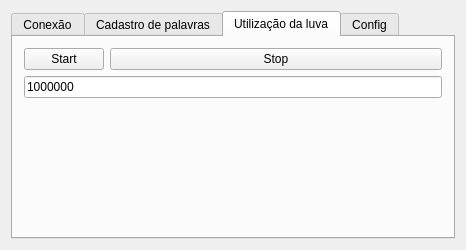
<?xml version="1.0" encoding="UTF-8"?>
<ui version="4.0">
 <class>MainWindow</class>
 <widget class="QMainWindow" name="MainWindow">
  <property name="geometry">
   <rect>
    <x>0</x>
    <y>0</y>
    <width>466</width>
    <height>241</height>
   </rect>
  </property>
  <property name="windowTitle">
   <string>MainWindow</string>
  </property>
  <widget class="QWidget" name="centralWidget">
   <layout class="QGridLayout" name="gridLayout_2">
    <item row="0" column="0">
     <widget class="QTabWidget" name="tabWidget">
      <property name="currentIndex">
       <number>2</number>
      </property>
      <property name="iconSize">
       <size>
        <width>16</width>
        <height>32</height>
       </size>
      </property>
      <widget class="QWidget" name="tab">
       <attribute name="title">
        <string>Conexão</string>
       </attribute>
       <layout class="QGridLayout" name="gridLayout">
        <item row="3" column="0">
         <widget class="QPushButton" name="Desconectar">
          <property name="maximumSize">
           <size>
            <width>16777215</width>
            <height>16777215</height>
           </size>
          </property>
          <property name="text">
           <string>Desconectar</string>
          </property>
         </widget>
        </item>
        <item row="1" column="0">
         <widget class="QWidget" name="widget" native="true">
          <property name="minimumSize">
           <size>
            <width>0</width>
            <height>120</height>
           </size>
          </property>
          <property name="maximumSize">
           <size>
            <width>16777215</width>
            <height>150</height>
           </size>
          </property>
          <layout class="QHBoxLayout" name="horizontalLayout_2">
           <item>
            <widget class="QLabel" name="HostLabel">
             <property name="maximumSize">
              <size>
               <width>50</width>
               <height>16777215</height>
              </size>
             </property>
             <property name="text">
              <string>Host</string>
             </property>
            </widget>
           </item>
           <item>
            <widget class="QComboBox" name="HostInput">
             <property name="minimumSize">
              <size>
               <width>150</width>
               <height>100</height>
              </size>
             </property>
             <property name="editable">
              <bool>true</bool>
             </property>
             <item>
              <property name="text">
               <string>192.168.0.100</string>
              </property>
             </item>
             <item>
              <property name="text">
               <string>10.0.0.119</string>
              </property>
             </item>
            </widget>
           </item>
           <item>
            <widget class="QLabel" name="PortaLabel">
             <property name="maximumSize">
              <size>
               <width>50</width>
               <height>16777215</height>
              </size>
             </property>
             <property name="text">
              <string>Porta</string>
             </property>
            </widget>
           </item>
           <item>
            <widget class="QLineEdit" name="PortaInput">
             <property name="minimumSize">
              <size>
               <width>130</width>
               <height>100</height>
              </size>
             </property>
             <property name="maximumSize">
              <size>
               <width>80</width>
               <height>16777215</height>
              </size>
             </property>
             <property name="text">
              <string>4000</string>
             </property>
            </widget>
           </item>
          </layout>
         </widget>
        </item>
        <item row="2" column="0">
         <widget class="QPushButton" name="Conectar">
          <property name="text">
           <string>Conectar</string>
          </property>
         </widget>
        </item>
       </layout>
      </widget>
      <widget class="QWidget" name="tab_2">
       <attribute name="title">
        <string>Cadastro de palavras</string>
       </attribute>
       <layout class="QGridLayout" name="gridLayout_4">
        <item row="0" column="0">
         <widget class="QFrame" name="frame">
          <property name="frameShape">
           <enum>QFrame::StyledPanel</enum>
          </property>
          <property name="frameShadow">
           <enum>QFrame::Raised</enum>
          </property>
          <layout class="QGridLayout" name="gridLayout_3">
           <item row="0" column="0">
            <widget class="QComboBox" name="comboBox">
             <item>
              <property name="text">
               <string>A</string>
              </property>
             </item>
             <item>
              <property name="text">
               <string>B</string>
              </property>
             </item>
             <item>
              <property name="text">
               <string>C</string>
              </property>
             </item>
             <item>
              <property name="text">
               <string>D</string>
              </property>
             </item>
             <item>
              <property name="text">
               <string>E</string>
              </property>
             </item>
             <item>
              <property name="text">
               <string>F</string>
              </property>
             </item>
             <item>
              <property name="text">
               <string>G</string>
              </property>
             </item>
             <item>
              <property name="text">
               <string>H</string>
              </property>
             </item>
             <item>
              <property name="text">
               <string>I</string>
              </property>
             </item>
             <item>
              <property name="text">
               <string>J</string>
              </property>
             </item>
             <item>
              <property name="text">
               <string>K</string>
              </property>
             </item>
             <item>
              <property name="text">
               <string>L</string>
              </property>
             </item>
             <item>
              <property name="text">
               <string>M</string>
              </property>
             </item>
             <item>
              <property name="text">
               <string>N</string>
              </property>
             </item>
             <item>
              <property name="text">
               <string>O</string>
              </property>
             </item>
             <item>
              <property name="text">
               <string>P</string>
              </property>
             </item>
             <item>
              <property name="text">
               <string>Q</string>
              </property>
             </item>
             <item>
              <property name="text">
               <string>R</string>
              </property>
             </item>
             <item>
              <property name="text">
               <string>S</string>
              </property>
             </item>
             <item>
              <property name="text">
               <string>T</string>
              </property>
             </item>
             <item>
              <property name="text">
               <string>U</string>
              </property>
             </item>
             <item>
              <property name="text">
               <string>V</string>
              </property>
             </item>
             <item>
              <property name="text">
               <string>W</string>
              </property>
             </item>
             <item>
              <property name="text">
               <string>X</string>
              </property>
             </item>
             <item>
              <property name="text">
               <string>Y</string>
              </property>
             </item>
             <item>
              <property name="text">
               <string>Z</string>
              </property>
             </item>
            </widget>
           </item>
          </layout>
         </widget>
        </item>
        <item row="1" column="0">
         <widget class="QPushButton" name="Cadastrar">
          <property name="text">
           <string>Cadastrar</string>
          </property>
         </widget>
        </item>
       </layout>
      </widget>
      <widget class="QWidget" name="tab_3">
       <attribute name="title">
        <string>Utilização da luva</string>
       </attribute>
       <layout class="QFormLayout" name="formLayout">
        <item row="0" column="0">
         <widget class="QPushButton" name="start">
          <property name="text">
           <string>Start</string>
          </property>
         </widget>
        </item>
        <item row="0" column="1">
         <widget class="QPushButton" name="stop">
          <property name="text">
           <string>Stop</string>
          </property>
         </widget>
        </item>
        <item row="1" column="0" colspan="2">
         <widget class="QLineEdit" name="lineEdit">
          <property name="text">
           <string>1000000</string>
          </property>
         </widget>
        </item>
       </layout>
      </widget>
      <widget class="QWidget" name="tab_4">
       <attribute name="title">
        <string>Config</string>
       </attribute>
      </widget>
     </widget>
    </item>
   </layout>
  </widget>
 </widget>
 <layoutdefault spacing="6" margin="11"/>
 <resources/>
 <connections/>
</ui>
